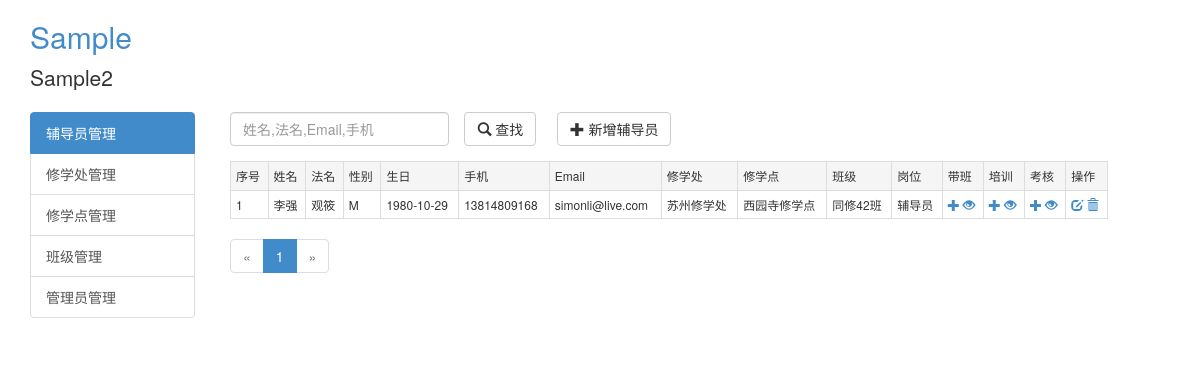
The app's page /counselor/list (signed in), older data.
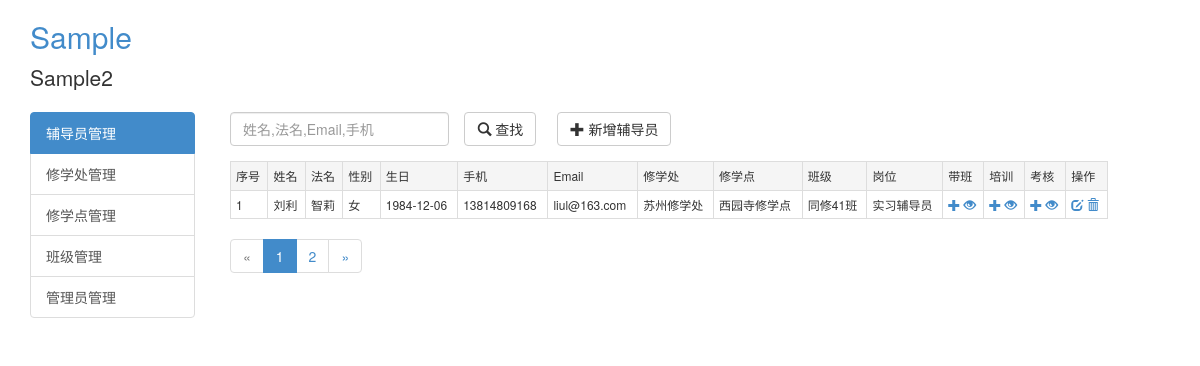
The same page, newer data.
### putidms/models/counselor.py (models this page shows, shortened)
class Counselor(db.Model):
    __tablename__ = 'counselors'
    id = db.Column(db.Integer, primary_key=True, autoincrement=True)
    username = db.Column(db.String(100), nullable=False, index=True)
    religiousname = db.Column(db.String(100))
    gender = db.Column(db.String(50))
    birthday = db.Column(db.Date)
    mobile = db.Column(db.String(50))
    email = db.Column(db.String(100))
    class_id = db.Column(db.Integer, db.ForeignKey('classes.id'))
    duty_id = db.Column(db.Integer, db.ForeignKey('duties.id'))  # 岗位
    is_delete = db.Column(db.Integer, default=0)
    create_user = db.Column(db.Integer)
    create_time = db.Column(db.DateTime, default=datetime.utcnow)
    update_user = db.Column(db.Integer)
    update_time = db.Column(db.DateTime, default=datetime.utcnow)
    lead_class_records = db.relationship('LeadClassRecord', backref='counselor', lazy='dynamic')
    training_records = db.relationship('TrainingRecord', backref='counselor', lazy='dynamic')
    evaluation_records = db.relationship('EvaluationRecord', backref='counselor', lazy='dynamic')

### putidms/models/org.py (models this page shows, shortened)
class Division(db.Model):
    __tablename__ = 'divisions'
    id = db.Column(db.Integer, primary_key=True, autoincrement=True)
    name = db.Column(db.String(255), index=True, unique=True, nullable=False)
    desc = db.Column(db.Text)
    update_user = db.Column(db.Integer)
    create_time = db.Column(db.DateTime, default=datetime.utcnow)
    update_time = db.Column(db.DateTime, default=datetime.utcnow)
    departments = db.relationship('Department', backref='division', lazy='dynamic')

class Department(db.Model):
    __tablename__ = 'departments'
    id = db.Column(db.Integer, primary_key=True, autoincrement=True)
    name = db.Column(db.String(255), index=True, unique=True, nullable=False)
    desc = db.Column(db.Text)
    update_user = db.Column(db.Integer)
    create_time = db.Column(db.DateTime, default=datetime.utcnow)
    update_time = db.Column(db.DateTime, default=datetime.utcnow)
    division_id = db.Column(db.Integer, db.ForeignKey('divisions.id'))
    classes = db.relationship('Class', backref='department', lazy='dynamic')

class Class(db.Model):
    __tablename__ = 'classes'
    id = db.Column(db.Integer, primary_key=True, autoincrement=True)
    name = db.Column(db.String(255), index=True, unique=True, nullable=False)
    number = db.Column(db.String(255), unique=True, nullable=False, index=True)  # 班级编号
    desc = db.Column(db.Text)
    update_user = db.Column(db.Integer)
    create_time = db.Column(db.DateTime, default=datetime.utcnow)
    update_time = db.Column(db.DateTime, default=datetime.utcnow)
    department_id = db.Column(db.Integer, db.ForeignKey('departments.id'))
    counselors = db.relationship('Counselor', backref='class_', lazy='dynamic')
    lead_class_records = db.relationship('LeadClassRecord', backref='class_', lazy='dynamic')

class Duty(db.Model):
    __tablename__ = 'duties'
    id = db.Column(db.Integer, primary_key=True, autoincrement=True)
    name = db.Column(db.String(255), index=True, unique=True, nullable=False)
    desc = db.Column(db.Text)
    update_user = db.Column(db.Integer)
    create_time = db.Column(db.DateTime, default=datetime.utcnow)
    update_time = db.Column(db.DateTime, default=datetime.utcnow)
    counselors = db.relationship('Counselor', backref='duty', lazy='dynamic')
    lead_class_records = db.relationship('LeadClassRecord', backref='duty', lazy='dynamic')

### putidms/main/views.py (the view)
@mod.route('/counselor/list')
@login_required
def counselor_list():
    page = request.args.get('page', 1, type=int)
    pagination = Counselor.query.filter_by(is_delete=0).order_by(Counselor.update_time.desc()) \
        .paginate(page, per_page=current_app.config['ITEMS_PER_PAGE'], error_out=False)
    counselors = pagination.items
    return render_template('main/counselor_list.html', counselors=counselors, pagination=pagination,
                           endpoint='.counselor_list')

### putidms/models/user.py (called while the page is built)
@login_manager.user_loader
def load_user(user_id):
    return User.query.get(int(user_id))

### putidms/templates/main/counselor_list.html (shortened to what this page needs)
{% extends 'base.html' %}
{% from "_macros.html" import pagination_widget %}
{% block content %}
    <div class="row">
        <div class="col-md-12">
            <div class="row">
                <form action="{{ url_for('main.counselor_search') }}" method="post" role="form" class="form-horizontal">
                    <div class="col-md-3">
                        <div class="form-group">
                            <input class="form-control" type="text" id="keyword" name="keyword"
                                   value="{{ keyword }}"
                                   placeholder="姓名,法名,Email,手机">
                        </div>
                    </div>
                    <div class="col-md-1">
                        <button type="submit" class="btn btn-default">
                            <span class="glyphicon glyphicon-search"></span> 查找
                        </button>
                    </div>
                </form>
                <div class="col-md-2" style="margin-left: 20px;">
                    <a class="btn btn-default" href="{{ url_for('main.counselor_add') }}" role="button">
                        <span class="glyphicon glyphicon-plus"></span> 新增辅导员
                    </a>
                </div>
            </div>
            {% if counselors %}
                <div class="row">
                    <table class="table table-bordered table-hover table-condensed">
                        <tr class="active">
                            <td>序号</td>
                            <td>姓名</td>
                            <td>法名</td>
                            <td>性别</td>
                            <td>生日</td>
                            <td>手机</td>
                            <td>Email</td>
                            <td>修学处</td>
                            <td>修学点</td>
                            <td>班级</td>
                            <td>岗位</td>
                            <td>带班</td>
                            <td>培训</td>
                            <td>考核</td>
                            <td>操作</td>
                        </tr>
                        {% for c in counselors %}
                            <tr>
                                <td>{{ (pagination.page - 1) * 1 + loop.index }}</td>
                                <td>{{ c.username }}</td>
                                <td>{{ c.religiousname }} </td>
                                <td>{{ c.gender }}</td>
                                <td>{{ c.birthday }}</td>
                                <td>{{ c.mobile }}</td>
                                <td>{{ c.email }}</td>
                                <td>{{ c.class_.department.division.name }}</td>
                                <td>{{ c.class_.department.name }}</td>
                                <td>{{ c.class_.name }}</td>
                                <td>{{ c.duty.name }}</td>
                                <td>
                                    <a href="{{ url_for('main.leadclass_add',cid=c.id) }}" title="添加带班记录">
                                        <span class="glyphicon glyphicon-plus"></span>
                                    </a>
                                    <a href="{{ url_for('main.leadclass_list',cid=c.id) }}" title="查看带班记录">
                                        <span class="glyphicon glyphicon-eye-open"></span>
                                    </a>
                                </td>
                                <td>
                                    <a href="{{ url_for('main.training_add',cid=c.id) }}" title="添加培训记录">
                                        <span class="glyphicon glyphicon-plus"></span>
                                    </a>
                                    <a href="{{ url_for('main.training_list',cid=c.id) }}" title="查看培训记录">
                                        <span class="glyphicon glyphicon-eye-open"></span>
                                    </a>
                                </td>
                                <td>
                                    <a href="{{ url_for('main.evaluation_add',cid=c.id) }}" title="添加考核记录">
                                        <span class="glyphicon glyphicon-plus"></span>
                                    </a>
                                    <a href="{{ url_for('main.evaluation_list',cid=c.id) }}" title="查看考核记录">
                                        <span class="glyphicon glyphicon-eye-open"></span>
                                    </a>
                                </td>
                                <td>
                                    <a href="{{ url_for('main.counselor_edit',id=c.id) }}" title="编辑">
                                        <span class="glyphicon glyphicon-edit"></span>
                                    </a>
                                    <a href="javascript:void(0);" title="删除辅导员"
                                       onclick="confirm_delete('{{ url_for("main.counselor_delete",id=c.id) }}');">
                                        <span class="glyphicon glyphicon-trash"></span>
                                    </a>
                                </td>
                            </tr>
                        {% endfor %}
                    </table>
                    {{ pagination_widget(pagination, endpoint) }}
                </div>
            {% else %}
                <div class="row">
                    <div class="col-md-12">
                        没有找到相关资料！
                    </div>
                </div>
            {% endif %}
        </div>
    </div>
{% endblock %}

### putidms/templates/base.html (shortened to what this page needs)
<!DOCTYPE html>
<html lang="en">
<head>
    {% block css %}
        <link href="{{ url_for('static', filename='bootstrap/css/bootstrap.min.css') }}" rel="stylesheet"
              type="text/css"/>
        <link href="{{ url_for('static', filename='css/common.css') }}" rel="stylesheet" type="text/css"/>
        <link href="{{ url_for('static', filename='css/jquery-confirm.min.css') }}" rel="stylesheet" type="text/css"/>
    {% endblock %}
</head>
<body>
<header>
    <div class='header-top'>
        <div class="container">
            <h2 class="putidms-title"><a href="{{ url_for('main.index') }}">Sample</a></h2>
            <p class="lead signature">Sample2</p>
        </div>
    </div>
</header>
<div class="container">
    <div class="row" id="content2">
        <div class="col-md-2">
            {% block sidebar %}
                <div class="list-group">
                    <a href="{{ url_for('main.counselor_list') }}" class="list-group-item active">辅导员管理</a>
                    <a href="{{ url_for('admin.division_list') }}" class="list-group-item">修学处管理</a>
                    <a href="{{ url_for('admin.department_list') }}" class="list-group-item">修学点管理</a>
                    <a href="{{ url_for('admin.class_list') }}" class="list-group-item">班级管理</a>
                    <a href="{{ url_for('auth.user_list') }}" class="list-group-item">管理员管理</a>
                </div>
            {% endblock %}
        </div>
        <div class="col-md-9" style="margin-left: 20px;">
            <div class="row">
                <div class="col-md-12">
                    {% block content %}{% endblock %}
                </div>
            </div>
        </div>
    </div>
</div>
</body>
</html>

### putidms/templates/_macros.html (shortened to what this page needs)
{% macro pagination_widget(pagination, endpoint, fragment='') %}
    <ul class="pagination">
        <li{% if not pagination.has_prev %} class="disabled"{% endif %}>
            <a href="{% if pagination.has_prev %}{{ url_for(endpoint,
                page = pagination.page - 1, **kwargs) }}{{ fragment }}{% else %}#{% endif %}">
                &laquo;
            </a>
        </li>
        {% for p in pagination.iter_pages() %}
            {% if p %}
                {% if p == pagination.page %}
                    <li class="active">
                        <a href="{{ url_for(endpoint, page = p, **kwargs) }}{{ fragment }}">{{ p }}</a>
                    </li>
                {% else %}
                    <li>
                        <a href="{{ url_for(endpoint, page = p, **kwargs) }}{{ fragment }}">{{ p }}</a>
                    </li>
                {% endif %}
            {% else %}
                <li class="disabled"><a href="#">&hellip;</a></li>
            {% endif %}
        {% endfor %}
        <li{% if not pagination.has_next %} class="disabled"{% endif %}>
            <a href="{% if pagination.has_next %}{{ url_for(endpoint,
                page = pagination.page + 1, **kwargs) }}{{ fragment }}{% else %}#{% endif %}">
                &raquo;
            </a>
        </li>
    </ul>
{% endmacro %}

### putidms/static/css/common.css (style rules this page uses)
table td { font-size: 12px; }
table tr { font-size: 16px; }
.pagination { margin-top: 0px; }

Row changes from the older to the newer data that the page shows:
no longer on this page (row unchanged): Counselor: page "1", username "李强", religiousname "观筱", gender "M", birthday "1980-10-29", mobile "13814809168", email "simonli@live.com", class_.department.division.name "苏州修学处", class_.department.name "西园寺修学点", class_.name "同修42班", duty.name "辅导员"
added Counselor: (pagination.page-1)*1+loop.index "1", username "刘利", religiousname "智莉", gender "女", birthday "1984-12-06", mobile "13814809168", email "liul@163.com", class_.department.division.name "苏州修学处", class_.department.name "西园寺修学点", class_.name "同修41班", duty.name "实习辅导员"
Text that changed along with them:
new list line: "2"
